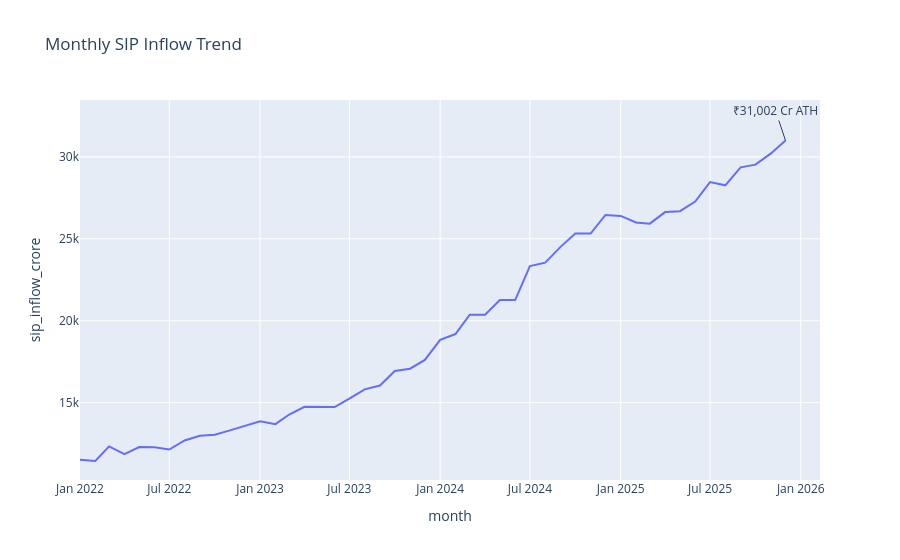

Notebook cell for this chart:
### Code cell
## Insight 3
sip["month"] = pd.to_datetime(
    sip["month"]
)

fig = px.line(
    sip,
    x="month",
    y="sip_inflow_crore",
    title="Monthly SIP Inflow Trend"
)
fig.add_annotation(
    x="2025-12",
    y=31002,
    text="₹31,002 Cr ATH"
)

fig.show()

### Figure 1 — Plotly figure (JSON) as saved in the notebook; plotly's stock layout.template omitted (floating-point values rounded to 4 significant figures)
{"data": [{"hovertemplate": "month=%{x}<br>sip_inflow_crore=%{y}<extra></extra>", "legendgroup": "", "line": {"color": "#636efa", "dash": "solid"}, "marker": {"symbol": "circle"}, "mode": "lines", "name": "", "orientation": "v", "showlegend": false, "type": "scatter", "x": ["2022-01-01T00:00:00", "2022-02-01T00:00:00", "2022-03-01T00:00:00", "2022-04-01T00:00:00", "2022-05-01T00:00:00", "2022-06-01T00:00:00", "2022-07-01T00:00:00", "2022-08-01T00:00:00", "2022-09-01T00:00:00", "2022-10-01T00:00:00", "2022-11-01T00:00:00", "2022-12-01T00:00:00", "2023-01-01T00:00:00", "2023-02-01T00:00:00", "2023-03-01T00:00:00", "2023-04-01T00:00:00", "2023-05-01T00:00:00", "2023-06-01T00:00:00", "2023-07-01T00:00:00", "2023-08-01T00:00:00", "2023-09-01T00:00:00", "2023-10-01T00:00:00", "2023-11-01T00:00:00", "2023-12-01T00:00:00", "2024-01-01T00:00:00", "2024-02-01T00:00:00", "2024-03-01T00:00:00", "2024-04-01T00:00:00", "2024-05-01T00:00:00", "2024-06-01T00:00:00", "2024-07-01T00:00:00", "2024-08-01T00:00:00", "2024-09-01T00:00:00", "2024-10-01T00:00:00", "2024-11-01T00:00:00", "2024-12-01T00:00:00", "2025-01-01T00:00:00", "2025-02-01T00:00:00", "2025-03-01T00:00:00", "2025-04-01T00:00:00", "2025-05-01T00:00:00", "2025-06-01T00:00:00", "2025-07-01T00:00:00", "2025-08-01T00:00:00", "2025-09-01T00:00:00", "2025-10-01T00:00:00", "2025-11-01T00:00:00", "2025-12-01T00:00:00"], "xaxis": "x", "y": [11517, 11438, 12328, 11863, 12286, 12276, 12140, 12694, 12976, 13040, 13306, 13573, 13856, 13687, 14276, 14749, 14749, 14734, 15245, 15814, 16042, 16928, 17073, 17610, 18838, 19187, 20371, 20371, 21262, 21262, 23332, 23547, 24509, 25323, 25320, 26459, 26400, 25999, 25926, 26632, 26688, 27274, 28464, 28265, 29361, 29529, 30200, 31002], "yaxis": "y"}], "layout": {"annotations": [{"text": "₹31,002 Cr ATH", "x": "2025-12", "y": 31002}], "legend": {"tracegroupgap": 0}, "title": {"text": "Monthly SIP Inflow Trend"}, "xaxis": {"anchor": "y", "domain": [0, 1], "title": {"text": "month"}}, "yaxis": {"anchor": "x", "domain": [0, 1], "title": {"text": "sip_inflow_crore"}}}}
